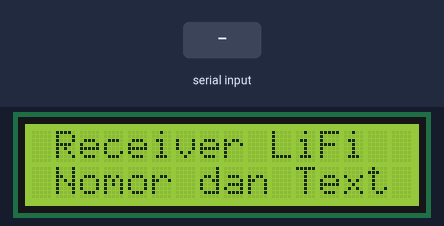
This sketch was run on a simulated Arduino Uno, built with avr-gcc and run on an emulated ATmega328P. Shown: 16×2 character LCD. The inputs (shaded band) are chosen by the test bench. What the sketch prints to the serial monitor is not drawn.

Above: at 0.1 s.
4.3 s: "1" received over the second serial link
At 4.6 s:
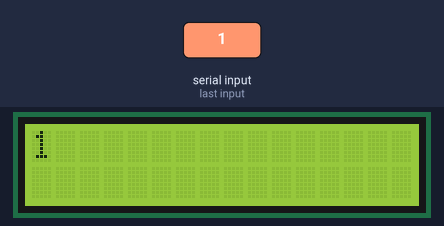
5.8 s: "0" received over the second serial link
At 6.9 s:
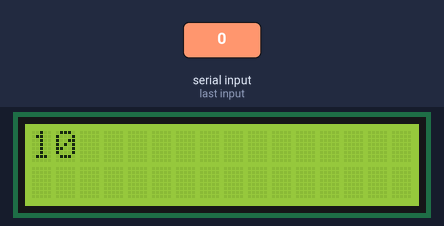
Timing chart, 0 to 8.8 s (numbered marks = the images above; inputs shaded):
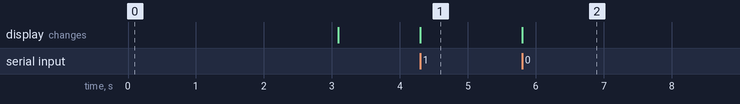

Measured:
- after the input at 4.3 s, the display: changes at once (image 1)
- after the input at 5.8 s, the display: changes at once (image 2)

The sketch:

LiFi_Receiver.ino
```cpp
#include <SoftwareSerial.h>
#include <LiquidCrystal_I2C.h>

LiquidCrystal_I2C lcd = LiquidCrystal_I2C(0x27, 20, 4);
SoftwareSerial GSerial(11,12);
char rec=0;

void setup()
{
  Serial.begin(9600);
  GSerial.begin(400);
  lcd.begin(16, 2);
  lcd.setCursor(0, 0);
  lcd.print(" Receiver LiFi");
  lcd.setCursor(0, 1);
  lcd.print(" Nomor dan Text ");
  delay(3000);
  lcd.clear();
}

void loop()
{
  if(GSerial.available() != 0)
  {
    rec = GSerial.read();
    if(rec=='^')
    {
      lcd.setCursor(0, 1);
      lcd.print("                ");
      lcd.setCursor(0, 1);
    }
    else if(rec=='&')
    {
      lcd.clear();
    }

    else
    {
      Serial.print(rec);
      lcd.print(rec);
    }
  }
}
```
